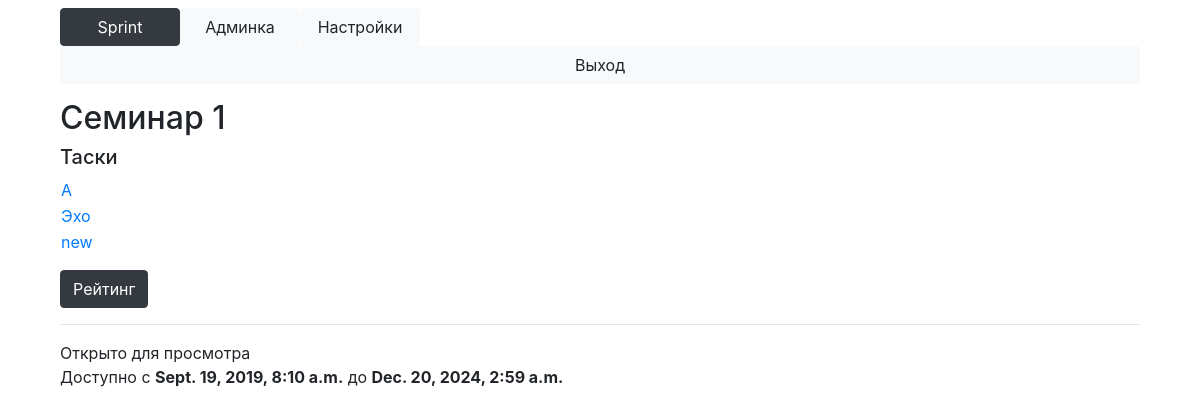
The app's page /block?id=50 (signed in), older data.
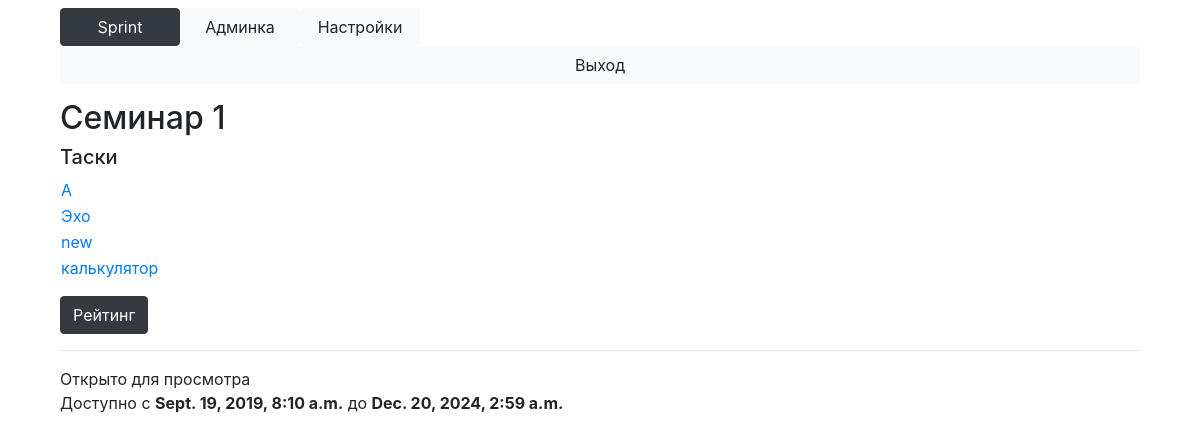
The same page, newer data.
### Main/models.py (models this page shows, shortened)
class Task(models.Model):
    name = models.TextField()
    block = models.ForeignKey(Block, on_delete=models.CASCADE)
    legend = models.TextField(default='')
    input = models.TextField(default='')
    output = models.TextField(default='')
    specifications = models.TextField(default='')
    time_limit = models.IntegerField(default=10000)
    weight = models.FloatField(default=1.0)
    max_mark = models.IntegerField(default=10)
    max_solutions_count = models.IntegerField(default=10)
    show_details = models.BooleanField(default=False)
    full_solution = models.BooleanField(default=False)

### Main/views.py (the view)
# urls.py: path('block', views.block),
def block(request):
    current_block = Block.objects.get(id=request.GET['id'])
    if not check_permission_block(request.user, current_block):
        return HttpResponseRedirect('/main')
    return render(request, 'block.html', context={'Block': current_block,
                                                  'is_admin': check_admin(request.user),
                                                  'user': request.user})

### Main/context_processors.py (called while the page is built)
def attributes(request):
	return {
		'current_page': 'settings' if '/settings' == request.path else 'admin' if '/admin/' in request.path else 'main',
		'is_admin': check_admin(request.user)
	}

### Main/main.py (called while the page is built)
def check_login(user):
    return user.is_authenticated

def check_admin(user):
    if check_teacher(user):
        return True
    if not check_login(user):
        return False
    return len(Subscribe.objects.filter(user=user, is_assistant=True)) > 0

def check_teacher(user):
    return user.is_staff and check_login(user)

def courses_available(user):
    if user.is_superuser:
        return Course.objects.all()
    else:
        return [s.course for s in Subscribe.objects.filter(user=user)]

def blocks_available(user):
    courses = courses_available(user)
    blocks = {}
    is_admin = check_admin(user)
    for course in courses:
        if is_admin:
            blocks[course] = Block.objects.filter(
                course=course
            )
        else:
            blocks[course] = Block.objects.filter(
                opened=True,
                time_start__lte=timezone.now(),
                course=course
            )
    return blocks

### templates/block.html (shortened to what this page needs)
{% extends 'base.html' %}
{% load filters %}
{% block content %}
    <h2>{{ Block.name }}</h2>
    <h5>Таски</h5>
    <table>
        {% for task in Block.tasks %}
            <tr>
                <td>
                    <a href="/task?id={{ task.id }}">{{ task.name }}</a>
                </td>
                <td>
                </td>
            </tr>
        {% endfor %}
    </table>
    <a href="/rating?block_id={{ Block.id }}" class="btn btn-dark" style="margin-top: 15px;">Рейтинг</a>
    <hr>
    {% if Block.opened %}
        Открыто для просмотра
    {% else %}
        Закрыто для просмотра
    {% endif %}
    <br>Доступно с <b>{{ Block.time_start }}</b> до <b>{{ Block.time_end }}</b>
{% endblock %}

Row changes from the older to the newer data that the page shows:
added Task: name "калькулятор"
